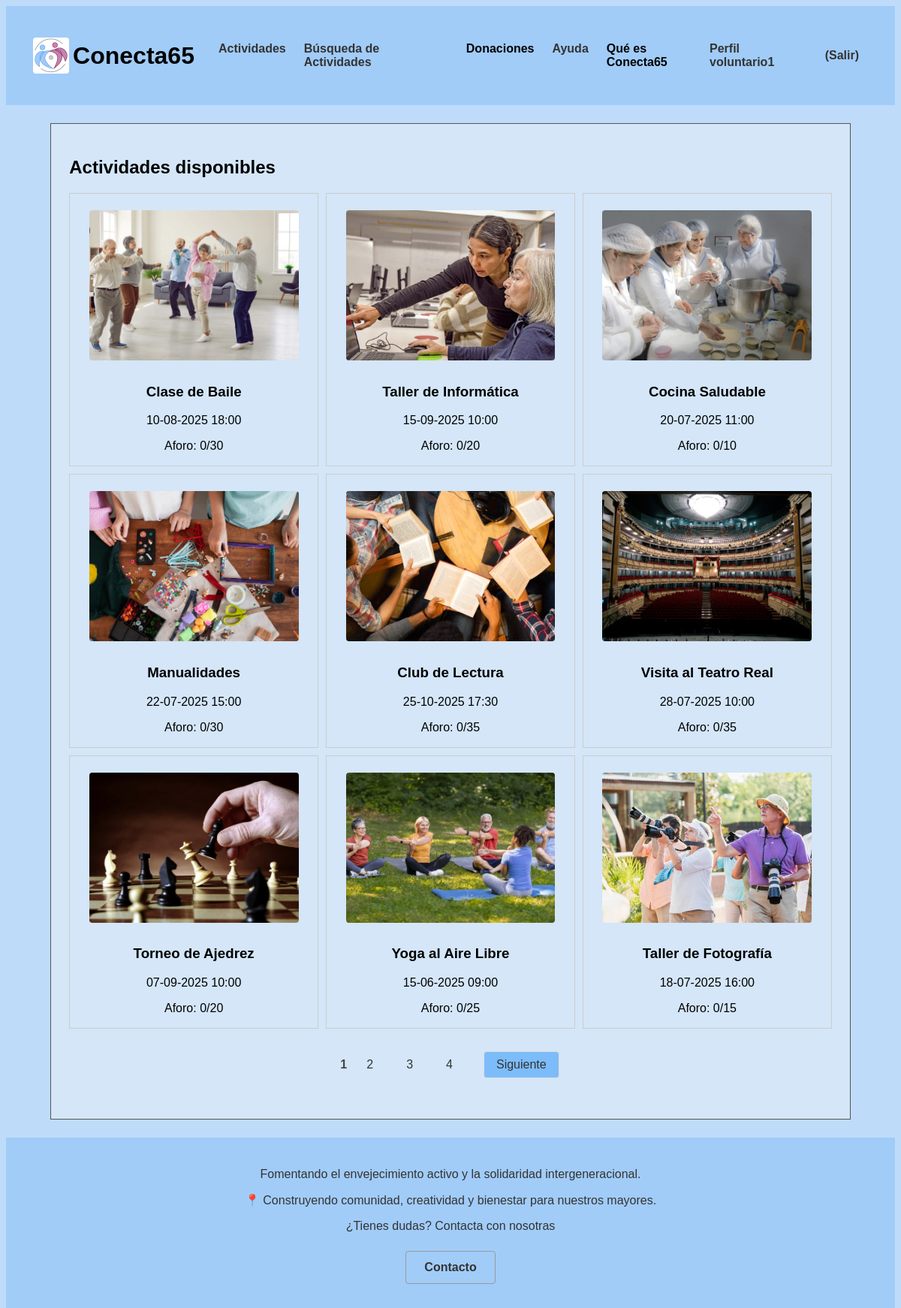
Page /p3_g1/vistaActividades.php (signed in) on the committed database.
### tables this page shows
CREATE TABLE `actividades` (
  `id` int(10) UNSIGNED NOT NULL,
  `nombre` varchar(35) NOT NULL,
  `localizacion` varchar(70) NOT NULL,
  `fecha_hora` datetime(6) NOT NULL,
  `descripcion` text NOT NULL,
  `aforo` tinyint(3) NOT NULL,
  `dirigida` tinyint(1) NOT NULL,
  `ocupacion` tinyint(3) NOT NULL,
  `foto` varchar(50) NOT NULL,
  `categoria` tinyint(1) NOT NULL
);

### p3_g1/includes/actividad/actividadDAO.php (called while the page is built, shortened)
<?php
class actividadDAO extends baseDAO implements IActividad
{
    public function obtenerActSinDirigir($limit, $offset) {
        try {
            $conn = application::getInstance()->getConexionBd();
            $query = "SELECT id, nombre, localizacion, fecha_hora, descripcion, aforo, dirigida, ocupacion, foto
                      FROM actividades
                      WHERE dirigida = 0 AND fecha_hora > NOW()
                      LIMIT ? OFFSET ?";
            $stmt = $conn->prepare($query);
            $stmt->bind_param("ii", $limit, $offset);
            $stmt->execute();
            $stmt->bind_result($id, $nombre, $localizacion, $fecha_hora, $descripcion, $aforo, $dirigida, $ocupacion, $foto);
            $actividades = [];
            while ($stmt->fetch()) {
                $actividades[] = new actividadDTO($id, $nombre, $localizacion, $fecha_hora, $descripcion, $aforo, $dirigida, $ocupacion, $foto);
            }
            $queryTotal = "SELECT COUNT(*) as total FROM actividades WHERE dirigida = 0 AND fecha_hora > NOW()";
            $stmtTotal = $conn->prepare($queryTotal);
            $stmtTotal->execute();
            $stmtTotal->bind_result($totalActividades);
            return [
                'actividades' => $actividades,
                'total' => $totalActividades
            ];
        } finally {
            if (isset($stmt) && $stmt) {
                $stmt->close();
            }
        }
    }
   }
?>

### p3_g1/includes/actividad/actividadAppService.php (called while the page is built, shortened)
<?php
require_once(__DIR__ . "/../config.php");
class actividadAppService
{
    public function obtenerActividadSegunUsuario($limit, $offset): array
    {
        if (application::getInstance()->soyAdmin()){
            return $this->obtenerTodasLasActividades($limit, $offset);
        }
        else if (application::getInstance()->soyVoluntario()){
            $IActividadDAO = actividadFactory::CreateActividad();
            return $IActividadDAO->obtenerActSinDirigir($limit, $offset);
        }
        else {
            $IActividadDAO = actividadFactory::CreateActividad();
            return $IActividadDAO->obtenerActSinCompletar($limit, $offset);
        }
    }
}
?>

### p3_g1/includes/config.php (called while the page is built, shortened)
<?php
spl_autoload_register(function ($class) {
    $prefix = 'includes\\';
    $base_dir = __DIR__ . '/';
    $len = strlen($prefix);
    $relative_class = substr($class, $len);
    $file = $base_dir . str_replace('\\', '/', $relative_class) . '.php';
});
?>

### p3_g1/includes/application.php (called while the page is built, shortened)
<?php
class application
{
    public function getUserDTO(): ?userDTO
    {
        try {
            $user = unserialize($_SESSION["userDTO"]);
            return ($user instanceof userDTO) ? $user : null;
        } catch (\Exception $e) {
            error_log("Error al deserializar userDTO: " . $e->getMessage());
            unset($_SESSION["userDTO"]);
            return null;
        }
    }
    public function soyAdmin(): bool
    {
        $user = $this->getUserDTO();
        return $user !== null && $user->tipo() === 0;
    }
    public function soyVoluntario(): bool
    {
        $user = $this->getUserDTO();
        return $user !== null && $user->tipo() === 2;
    }
    public function soyUsuario(): bool
    {
        $user = $this->getUserDTO();
        return $user !== null && $user->tipo() === 1;
    }
}

### p3_g1/includes/usuario/userDTO.php (called while the page is built, shortened)
<?php
class userDTO
{
    private $tipo;
    public function tipo()
    {
        return $this->tipo;
    }
}
?>

### p3_g1/includes/actividad/actividadDTO.php (called while the page is built, shortened)
<?php
class actividadDTO
{
    private $id;
    private $nombre;
    private $fecha_hora;
    private $aforo;
    private $ocupacion;
    private $foto;
    public function __construct($id, $nombre, $localizacion, $fecha_hora, $descripcion, $aforo, $dirigida, $ocupacion, $foto)
    {
        $this->id = $id;
        $this->nombre = $nombre;
        $this->fecha_hora = $fecha_hora;
        $this->aforo = $aforo;
        $this->ocupacion = $ocupacion;
        $this->foto = $foto;
    }
    public function id()
    {
        return $this->id;
    }
    public function nombre()
    {
        return $this->nombre;
    }
    public function fecha_hora()
    {
        return $this->fecha_hora;
    }
    public function aforo()
    {
        return $this->aforo;
    }
    public function ocupacion()
    {
        return $this->ocupacion;
    }
    public function foto()
    {
        return $this->foto;
    }
}
?>

### p3_g1/includes/mostrarActividades/actividadesDisponibles.php (the view, shortened to what this page needs)
<?php
class actividadesDisponibles
{
    private $actividades;
    public function __construct()
    {
        $this->actividades = null;
    }
    public function Inicializacion(){
        $actividadAppService = actividadAppService::GetSingleton();
        $app = application::getInstance();
        $limit = 9;
        $pagina = isset($_GET['pagina']) ? max(1, (int)$_GET['pagina']) : 1;
        $offset = ($pagina - 1) * $limit;
        $resultado = $actividadAppService->obtenerActividadSegunUsuario($limit, $offset);
        $this->actividades = $resultado['actividades'];
        $totalActividades = $resultado['total'];
        $html = $this->mostrarActividadesPag($app);
        $html .= $this->paginacion($totalActividades, $limit, $pagina);
        return $html;
    }
    private function mostrarActividadesPag($app) {
        echo '<link rel="stylesheet" type="text/css" href="CSS/tablaActividades.css">';
        $html = '<div class="tabla-actividades">';
        if ($this->actividades == null) {
            $html =  '<p>¡Ya estas registrado a todas las actividades!</p>
            <div class="sin-actividades">
                <div class="imagen-centrada">
                    <img src="img/logo.jpeg" alt="Logo de la organización" class="logo-actividades">
                </div>
            </div>';
        }
        else {
            foreach ($this->actividades as $actividad) {
                $html .= '<div class="actividad-item">';
                $html .= '<div class="actividad">';
                if ($app->soyUsuario()) {
                    $html .= '<a href="vistaReservaActividad.php?id=' . $actividad->id() . '" class="imagen-enlace">';
                }
                else if ($app->soyVoluntario()) {
                    $html .= '<a href="vistaDirigirActividad.php?id=' . $actividad->id() . '" class="imagen-enlace">';
                }
                $html .= '<img src="' . $actividad->foto().  '" alt="' . $actividad->nombre() . '" width="350">';
                if (!$app->soyAdmin()) $html .= '</a>';
                $html .= '<h3>' . $actividad->nombre() . '</h3>';
                $fechaHora = new \DateTime($actividad->fecha_hora());
                $html .= '<p>' . $fechaHora->format('d-m-Y H:i') . '</p>';
                $html .= '<p>Aforo: ' . $actividad->ocupacion(). '/' . $actividad->aforo() . '</p>';
                $html .= '</div>';
                $html .= '</div>';
            }
        }
        $html .= '</div>';
        return $html;
    }
    private function paginacion($totalActividades, $limit, $pagina) {
        $totalPaginas = ceil($totalActividades / $limit);
        if ($totalPaginas > 1) {
            $html = '<div class="paginacion">';
            for ($i = 1; $i <= $totalPaginas; $i++) {
                if ($i == $pagina) {
                    $html .= '<span class="pagina-actual">'.$i.'</span>';
                } else {
                    $html .= '<a href="?pagina='.$i.'" class="otrapag-link">'.$i.'</a>';
                }
            }
            if ($pagina < $totalPaginas) {
                $html .= '<a href="?pagina='.($pagina + 1).'" class="pagina-link">Siguiente</a>';
            }
            $html .= '</div>';
        }
        else {
            return '';
        }
        return $html;
    }
}

### p3_g1/CSS/tablaActividades.css (style rules this page uses)
.tabla-actividades { width: 100%; display: flex; flex-wrap: wrap; gap: 10px; justify-content: flex-start; }
.actividad-item { border: 1px solid #ccc; padding: 10px; text-align: center; box-sizing: border-box; flex: 1 1 20rem; min-width: 20rem; max-width: 30rem; }
.tabla-actividades p:last-of-type { margin-bottom: 7px; }
.actividad img { width: 90%; height: 200px; object-fit: cover; object-position: center; }
.paginacion { width: 100%; display: flex; justify-content: center; align-items: center; margin: 30px 0; flex-wrap: wrap; gap: 8px; }
.pagina-link { display: inline-block; padding: 8px 16px; margin: 0 2px; border: 1px solid #ddd; text-decoration: none; color: #333; border-radius: 4px; transition: all 0.3s ease; background-color: #7dbcfa; }
.otrapag-link { display: inline-block; padding: 8px 16px; margin: 0 2px; text-decoration: none; border-radius: 4px; color: #333; }
.pagina-actual { color: #444; font-weight: bold; }
.pagina-link:last-of-type { margin-left: 15px; }

### p3_g1/CSS/estiloMovil.css (style rules this page uses)
.actividad { flex-direction: column; padding: 15px; gap: 15px; }

### p3_g1/CSS/estilo.css (style rules this page uses)
html { height: 100%; width: 100%; margin: 0; padding: 0; font-family: 'Trebuchet MS', 'Lucida Sans Unicode', 'Lucida Grande', 'Lucida Sans', Arial, sans-serif; }
body { display: flex; flex-direction: column; background-color: #bedcfa; overflow-x: hidden; }
img { margin: 0.75rem; border-radius: 0.25rem; max-width: 100%; height: auto; }
.imagen-enlace img { transition: filter 0.3s ease; }

### rows in the picture
actividades: foto (picture), nombre "Clase de Baile", fecha_hora "10-08-2025 18:00", ocupacion "0", aforo "30"
actividades: foto (picture), nombre "Taller de Informática", fecha_hora "15-09-2025 10:00", ocupacion "0", aforo "20"
actividades: foto (picture), nombre "Cocina Saludable", fecha_hora "20-07-2025 11:00", ocupacion "0", aforo "10"
actividades: foto (picture), nombre "Manualidades", fecha_hora "22-07-2025 15:00", ocupacion "0", aforo "30"
actividades: foto (picture), nombre "Club de Lectura", fecha_hora "25-10-2025 17:30", ocupacion "0", aforo "35"
actividades: foto (picture), nombre "Visita al Teatro Real", fecha_hora "28-07-2025 10:00", ocupacion "0", aforo "35"
actividades: foto (picture), nombre "Torneo de Ajedrez", fecha_hora "07-09-2025 10:00", ocupacion "0", aforo "20"
actividades: foto (picture), nombre "Yoga al Aire Libre", fecha_hora "15-06-2025 09:00", ocupacion "0", aforo "25"
actividades: foto (picture), nombre "Taller de Fotografía", fecha_hora "18-07-2025 16:00", ocupacion "0", aforo "15"

### other values in the picture
$user->nombre() "voluntario1"
